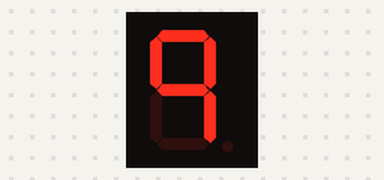
Recording of a sketch running on a simulated Arduino Mega 2560, built with avr-gcc and run on an emulated ATmega2560. Shown: 1-digit seven-segment display. Wiring (inferred from the names in the program): 1-digit 7-segment display, segments lit when HIGH: segments pin 23, pin 22, pin 21, pin 19, pin 18, pin 5, pin 17. The segment pins are drawn as the display they are named for.

Above: at 0.1 s.
At 2.1 s:
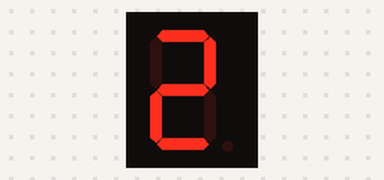
At 4.1 s:
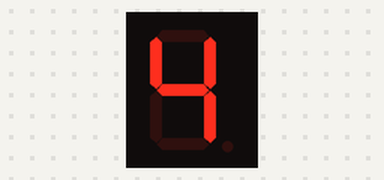
At 5.1 s:
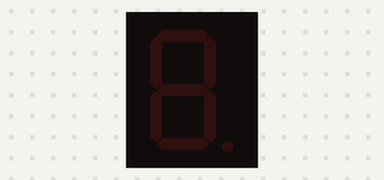

The sketch:

caro_exam924.ino
```cpp
const int LEDA = 23;
const int LEDB = 22;
const int LEDC = 21;
const int LEDD = 19;
const int LEDE = 18;
const int LEDF = 5;
const int LEDG = 17;


void setup() {
  // put your setup code here, to run once:
  pinMode(LEDA, OUTPUT);
  pinMode(LEDB, OUTPUT);
  pinMode(LEDC, OUTPUT);
  pinMode(LEDD, OUTPUT);
  pinMode(LEDE, OUTPUT);
  pinMode(LEDF, OUTPUT);
  pinMode(LEDG, OUTPUT);


}

void loop() {
  // put your main code here, to run repeatedly:\
  //display 9
  digitalWrite(LEDA, HIGH);
  digitalWrite(LEDB, HIGH);
  digitalWrite(LEDC, HIGH);
  digitalWrite(LEDF, HIGH);
  digitalWrite(LEDG, HIGH);
  delay(1000);
  digitalWrite(LEDA, LOW);
  digitalWrite(LEDB, LOW);
  digitalWrite(LEDC, LOW);
  digitalWrite(LEDF, LOW);
  digitalWrite(LEDG, LOW);
  delay(1000);

  //display 2
  digitalWrite(LEDA, HIGH);
  digitalWrite(LEDB, HIGH);
  digitalWrite(LEDD, HIGH);
  digitalWrite(LEDE, HIGH);
  digitalWrite(LEDG, HIGH);
  delay(1000);
  digitalWrite(LEDA, LOW);
  digitalWrite(LEDB, LOW);
  digitalWrite(LEDD, LOW);
  digitalWrite(LEDE, LOW);
  digitalWrite(LEDG, LOW);
  delay(1000);

  //display 4
  digitalWrite(LEDB, HIGH);
  digitalWrite(LEDC, HIGH);
  digitalWrite(LEDF, HIGH);
  digitalWrite(LEDG, HIGH);
  delay(1000);
  digitalWrite(LEDB, LOW);
  digitalWrite(LEDC, LOW);
  digitalWrite(LEDF, LOW);
  digitalWrite(LEDG, LOW);
  delay(1000);

}
```

Measured:
- by itself, everything shown: repeats every 6.0 s, in 6 steps
- what the display in image 1 shows lasts 1.0 s, from 2.0 s to 3.0 s
